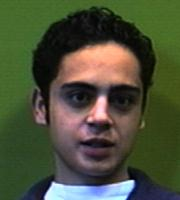
#> input picture TP2/images/Essex_Faces/94/ajones.19.jpg, 180 x 200 px
$ python Sobel.py ../images/Essex_Faces/94/ajones.19.jpg   (older library calls are emulated)
#> lines starting #> are read from the running program, lines starting #| are printed output that depends on the picture
import numpy as np
import cv2
import sys
from matplotlib import pyplot as plt

# Vérification des arguments
if len(sys.argv) != 2:
    print("Usage :", sys.argv[0], "<Image_in>")
    sys.exit(2)

# Lecture de l'image
img_bgr = cv2.imread(sys.argv[1], cv2.IMREAD_COLOR)
#> img_bgr is the input picture: shape (200, 180, 3); mean B, G, R 57, 80.3, 75.4
if img_bgr is None:
    print("Erreur : impossible de lire l'image")
    sys.exit(2)

(h, w, c) = img_bgr.shape
#> h = 200; w = 180; c = 3
print("Dimension de l'image :", h, "lignes x", w, "colonnes x", c, "canaux")
#| Dimension de l'image : 200 lignes x 180 colonnes x 3 canaux

# Conversion BGR -> RGB pour affichage matplotlib
b, g, r = cv2.split(img_bgr)
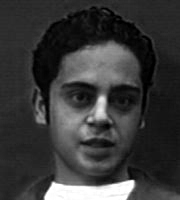
#> b: shape (200, 180); min 0, max 255, mean 57
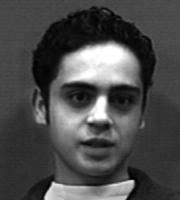
#> r: shape (200, 180); min 0, max 255, mean 75.4
img_rgb = cv2.merge([r, g, b])

# Affichage des composantes RGB
plt.figure(figsize=(12,4))
plt.subplot(221)
plt.imshow(img_rgb)
plt.title('Image couleur')
plt.subplot(222)
plt.imshow(r, cmap='gray')
plt.title('Composante Rouge')
plt.subplot(223)
plt.imshow(g, cmap='gray')
plt.title('Composante Verte')
plt.subplot(224)
plt.imshow(b, cmap='gray')
plt.title('Composante Bleue')
plt.show()

# Conversion en HSV
img_hsv = cv2.cvtColor(img_bgr, cv2.COLOR_BGR2HSV)
#> img_hsv: shape (200, 180, 3); mean H, S, V 57.1, 112.6, 92
h, s, v = cv2.split(img_hsv)
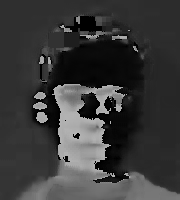
#> h: shape (200, 180); min 0, max 179, mean 57.1
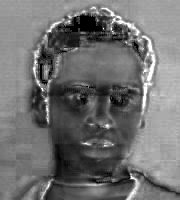
#> s: shape (200, 180); min 0, max 255, mean 112.6
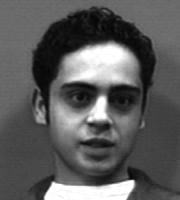
#> v: shape (200, 180); min 2, max 255, mean 92

# Affichage des composantes HSV
plt.figure(figsize=(12,4))
plt.subplot(221)
plt.imshow(img_rgb)
plt.title('Image couleur')
plt.subplot(222)
plt.imshow(h, cmap='hsv')
plt.title('Composante Teinte')
plt.subplot(223)
plt.imshow(s, cmap='gray')
plt.title('Composante Saturation')
plt.subplot(224)
plt.imshow(v, cmap='gray')
plt.title('Composante Valeur (Luminosité)')
plt.show()

# Conversion en YUV
img_yuv = cv2.cvtColor(img_bgr, cv2.COLOR_BGR2YUV)
#> img_yuv: shape (200, 180, 3); mean of channels 0, 1, 2 76.2, 118.6, 127.3
y, cr, cb = cv2.split(img_yuv)

# Affichage des composantes YUV
plt.figure(figsize=(12,4))
plt.subplot(221)
plt.imshow(img_rgb)
plt.title('Image couleur')
plt.subplot(222)
plt.imshow(y, cmap='gray')
plt.title('Composante Intensité')
plt.subplot(223)
plt.imshow(cr, cmap='gray')
plt.title('Contraste Rouge-Cyan')
plt.subplot(224)
plt.imshow(cb, cmap='gray')
plt.title('Contraste Bleu-Jaune')
plt.show()

# -------------------------------------------------------
# Détection des bordures sur la composante V (Value) du HSV
# -------------------------------------------------------

img_v = np.float64(h)  # Sobel nécessite float64

# Sobel sur X et Y
Ix = cv2.Sobel(img_v, cv2.CV_64F, 1, 0, ksize=3)
Iy = cv2.Sobel(img_v, cv2.CV_64F, 0, 1, ksize=3)
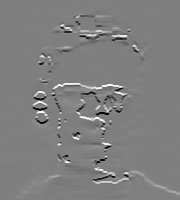
#> Iy: shape (200, 180) float64; min -712, max 713, mean 2.3; drawn with min black and max white

# Magnitude du gradient
grad_norm = np.sqrt(Ix**2 + Iy**2)
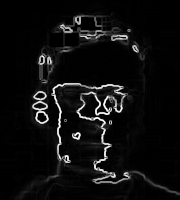
#> grad_norm: shape (200, 180) float64; min 0, max 796.9, mean 44.4; drawn with min black and max white

# Normalisation pour affichage
Ix_disp = cv2.normalize(Ix, None, 0, 255, cv2.NORM_MINMAX).astype(np.uint8)
Iy_disp = cv2.normalize(Iy, None, 0, 255, cv2.NORM_MINMAX).astype(np.uint8)
grad_disp = cv2.normalize(grad_norm, None, 0, 255, cv2.NORM_MINMAX).astype(np.uint8)

# Affichage
plt.figure(figsize=(12,4))
plt.subplot(131)
plt.imshow(Ix_disp, cmap='gray')
plt.title("Gradient X (Sobel) sur V")

plt.subplot(132)
plt.imshow(Iy_disp, cmap='gray')
plt.title("Gradient Y (Sobel) sur V")

plt.subplot(133)
plt.imshow(grad_disp, cmap='gray')
plt.title("Magnitude du gradient sur V")
plt.show()

$ run again, on TP2/images/Essex_Faces/94/anpage.19.jpg
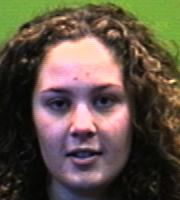
#> input picture TP2/images/Essex_Faces/94/anpage.19.jpg, 180 x 200 px
#> img_bgr is the input picture: shape (200, 180, 3); mean B, G, R 69.8, 83.1, 95.8
#| Dimension de l'image : 200 lignes x 180 colonnes x 3 canaux
#> img_hsv: shape (200, 180, 3); mean H, S, V 57.3, 91.3, 101.4
#> img_yuv: shape (200, 180, 3); mean of channels 0, 1, 2 85.4, 120.4, 137.1
#> `Iy = cv2.Sobel(img_v, cv2.CV_64F, 0, 1, ksize=3)`:
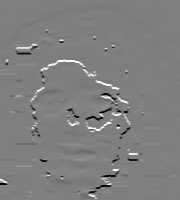
#> Iy: shape (200, 180) float64; min -715, max 716, mean 0.4; drawn with min black and max white
#> `grad_norm = np.sqrt(Ix**2 + Iy**2)`:
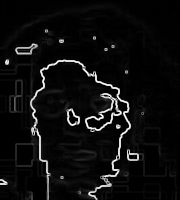
#> grad_norm: shape (200, 180) float64; min 0, max 800.5, mean 43.6; drawn with min black and max white

$ run again, on TP2/images/Essex_Faces/94/asamma.19.jpg
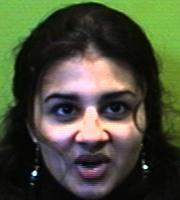
#> input picture TP2/images/Essex_Faces/94/asamma.19.jpg, 180 x 200 px
#> img_bgr is the input picture: shape (200, 180, 3); mean B, G, R 58.6, 78.8, 74.7
#| Dimension de l'image : 200 lignes x 180 colonnes x 3 canaux
#> img_hsv: shape (200, 180, 3); mean H, S, V 59.2, 89.5, 87.8
#> img_yuv: shape (200, 180, 3); mean of channels 0, 1, 2 75.3, 119.8, 127.5
#> `Iy = cv2.Sobel(img_v, cv2.CV_64F, 0, 1, ksize=3)`:
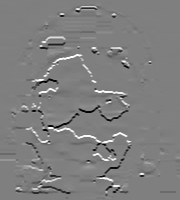
#> Iy: shape (200, 180) float64; min -714, max 713, mean -0.4; drawn with min black and max white
#> `grad_norm = np.sqrt(Ix**2 + Iy**2)`:
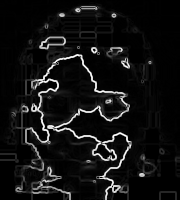
#> grad_norm: shape (200, 180) float64; min 0, max 797.4, mean 57.7; drawn with min black and max white

$ run again, on TP2/images/Essex_Faces/94/asheal.18.jpg
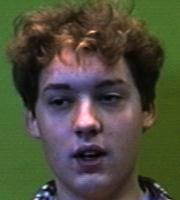
#> input picture TP2/images/Essex_Faces/94/asheal.18.jpg, 180 x 200 px
#> img_bgr is the input picture: shape (200, 180, 3); mean B, G, R 60.1, 78.2, 78.1
#| Dimension de l'image : 200 lignes x 180 colonnes x 3 canaux
#> img_hsv: shape (200, 180, 3); mean H, S, V 64.3, 105.8, 90.6
#> img_yuv: shape (200, 180, 3); mean of channels 0, 1, 2 76.1, 120.2, 129.8
#> `grad_norm = np.sqrt(Ix**2 + Iy**2)`:
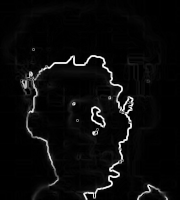
#> grad_norm: shape (200, 180) float64; min 0, max 800.5, mean 34.9; drawn with min black and max white
